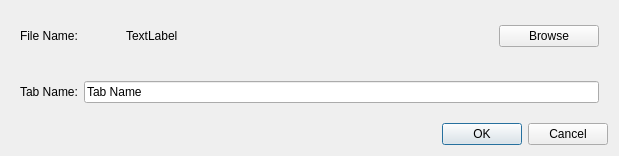
<?xml version="1.0" encoding="UTF-8"?>
<ui version="4.0">
 <class>Dialog</class>
 <widget class="QDialog" name="Dialog">
  <property name="geometry">
   <rect>
    <x>0</x>
    <y>0</y>
    <width>619</width>
    <height>156</height>
   </rect>
  </property>
  <property name="windowTitle">
   <string>Dialog</string>
  </property>
  <layout class="QVBoxLayout" name="verticalLayout">
   <item>
    <widget class="QWidget" name="widget_2" native="true">
     <layout class="QHBoxLayout" name="horizontalLayout_2">
      <item>
       <widget class="QLabel" name="label_2">
        <property name="maximumSize">
         <size>
          <width>100</width>
          <height>16777215</height>
         </size>
        </property>
        <property name="text">
         <string>File Name:</string>
        </property>
       </widget>
      </item>
      <item>
       <widget class="QLabel" name="fileNameLabel">
        <property name="text">
         <string>TextLabel</string>
        </property>
       </widget>
      </item>
      <item>
       <widget class="QPushButton" name="pushButton">
        <property name="maximumSize">
         <size>
          <width>100</width>
          <height>16777215</height>
         </size>
        </property>
        <property name="text">
         <string>Browse</string>
        </property>
       </widget>
      </item>
     </layout>
    </widget>
   </item>
   <item>
    <widget class="QWidget" name="widget" native="true">
     <layout class="QHBoxLayout" name="horizontalLayout">
      <item>
       <widget class="QLabel" name="label">
        <property name="maximumSize">
         <size>
          <width>100</width>
          <height>16777215</height>
         </size>
        </property>
        <property name="text">
         <string>Tab Name:</string>
        </property>
       </widget>
      </item>
      <item>
       <widget class="QLineEdit" name="tabNameLineEdit">
        <property name="text">
         <string>Tab Name</string>
        </property>
       </widget>
      </item>
     </layout>
    </widget>
   </item>
   <item>
    <widget class="QDialogButtonBox" name="buttonBox">
     <property name="orientation">
      <enum>Qt::Horizontal</enum>
     </property>
     <property name="standardButtons">
      <set>QDialogButtonBox::Cancel|QDialogButtonBox::Ok</set>
     </property>
    </widget>
   </item>
  </layout>
 </widget>
 <resources/>
 <connections>
  <connection>
   <sender>buttonBox</sender>
   <signal>accepted()</signal>
   <receiver>Dialog</receiver>
   <slot>accept()</slot>
   <hints>
    <hint type="sourcelabel">
     <x>224</x>
     <y>128</y>
    </hint>
    <hint type="destinationlabel">
     <x>157</x>
     <y>155</y>
    </hint>
   </hints>
  </connection>
  <connection>
   <sender>buttonBox</sender>
   <signal>rejected()</signal>
   <receiver>Dialog</receiver>
   <slot>reject()</slot>
   <hints>
    <hint type="sourcelabel">
     <x>292</x>
     <y>134</y>
    </hint>
    <hint type="destinationlabel">
     <x>286</x>
     <y>155</y>
    </hint>
   </hints>
  </connection>
  <connection>
   <sender>pushButton</sender>
   <signal>clicked()</signal>
   <receiver>Dialog</receiver>
   <slot>browseButtonClicked()</slot>
   <hints>
    <hint type="sourcelabel">
     <x>606</x>
     <y>47</y>
    </hint>
    <hint type="destinationlabel">
     <x>517</x>
     <y>-17</y>
    </hint>
   </hints>
  </connection>
  <connection>
   <sender>tabNameLineEdit</sender>
   <signal>textChanged(QString)</signal>
   <receiver>Dialog</receiver>
   <slot>tabNameLineEditChanged()</slot>
   <hints>
    <hint type="sourcelabel">
     <x>348</x>
     <y>83</y>
    </hint>
    <hint type="destinationlabel">
     <x>357</x>
     <y>-4</y>
    </hint>
   </hints>
  </connection>
 </connections>
 <slots>
  <slot>browseButtonClicked()</slot>
  <slot>tabNameLineEditChanged()</slot>
 </slots>
</ui>
